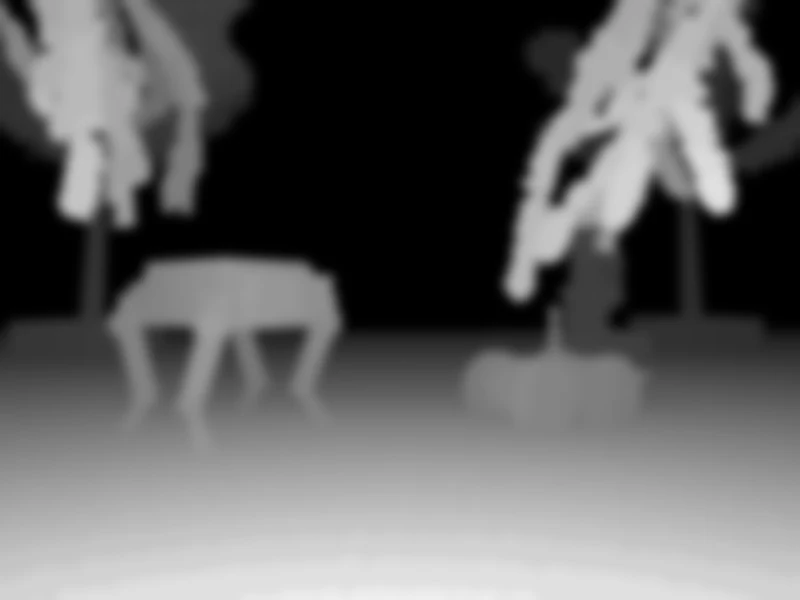
#> input picture assets/scene/hero-depth.webp, 800 x 600 px, given in place of hero-depth.png, which was not available
$ python depth_map.py hero-depth.png assets/scene/hero-depth.webp 800 600 9
#> lines starting #> are read from the running program, lines starting #| are printed output that depends on the picture; pictures that were not available may be replaced by others from this repository, and a replacement may not be noted
"""
Turn a --depth render of terrace.py into the hero's parallax map.

  python3 build/render/depth_map.py hero-depth.png assets/scene/hero-depth.webp 800 600 9
  python3 build/render/depth_map.py hero-m-depth.png assets/scene/hero-m-depth.webp 420 700 7

The render stores pow(1 - (distance - 1) / 39, 1.6). That is turned back into distance and then into disparity
(1 / distance), which is what parallax follows: near things move a lot, far things hardly at all. Near things are
then spread a few pixels over what's behind them and the whole map is softened, so the view bends smoothly with the
cursor instead of tearing at edges. The last argument is how much (in pixels of the render).
"""
import sys
import numpy as np
from PIL import Image, ImageFilter

src, dst, w, h, k = sys.argv[1], sys.argv[2], int(sys.argv[3]), int(sys.argv[4]), int(sys.argv[5])
v = np.asarray(Image.open(src).convert("L")).astype(np.float64) / 255
z = 1 + 39 * (1 - np.power(v, 1 / 1.6))                      # metres
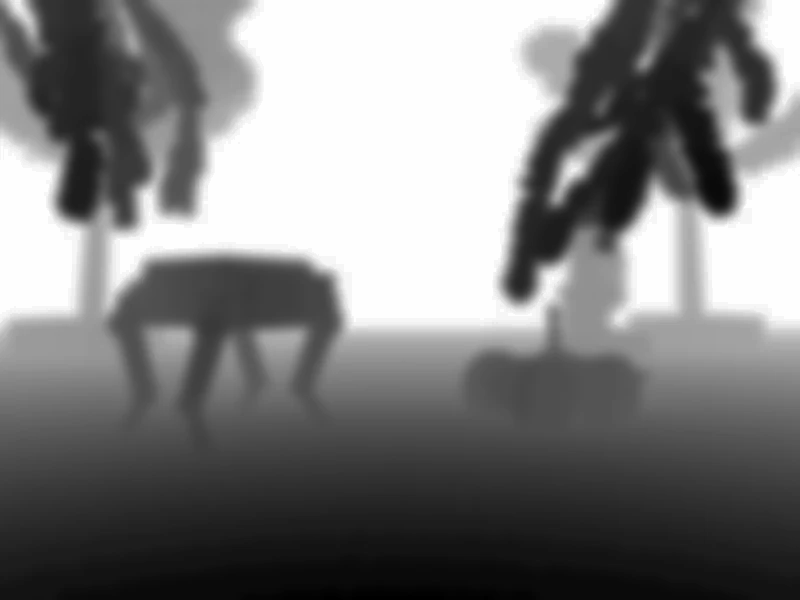
#> z: shape (600, 800) float64; min 2.55, max 40, mean 21.2; drawn with min black and max white
disp = np.clip((1 / z - 1 / 40) / (1 / 1.3 - 1 / 40), 0, 1)  # 1 at 1.3 m, 0 at 40 m and beyond
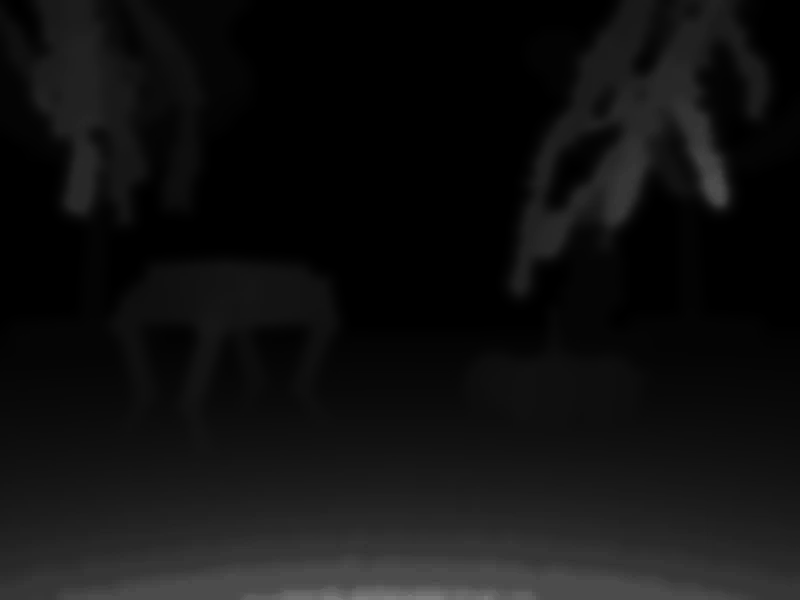
#> disp: shape (600, 800) float64; min 0, max 0.494, mean 0.0679
im = Image.fromarray((disp * 255).round().astype(np.uint8))
im = im.filter(ImageFilter.MaxFilter(k)).filter(ImageFilter.GaussianBlur(k * 0.9)).resize((w, h), Image.LANCZOS)
im.save(dst, quality=88, method=6)
print("saved", dst, im.size)
#| saved assets/scene/hero-depth.webp (800, 600)

$ run again, with assets/scene/amen.webp copied over assets/scene/hero-depth.webp
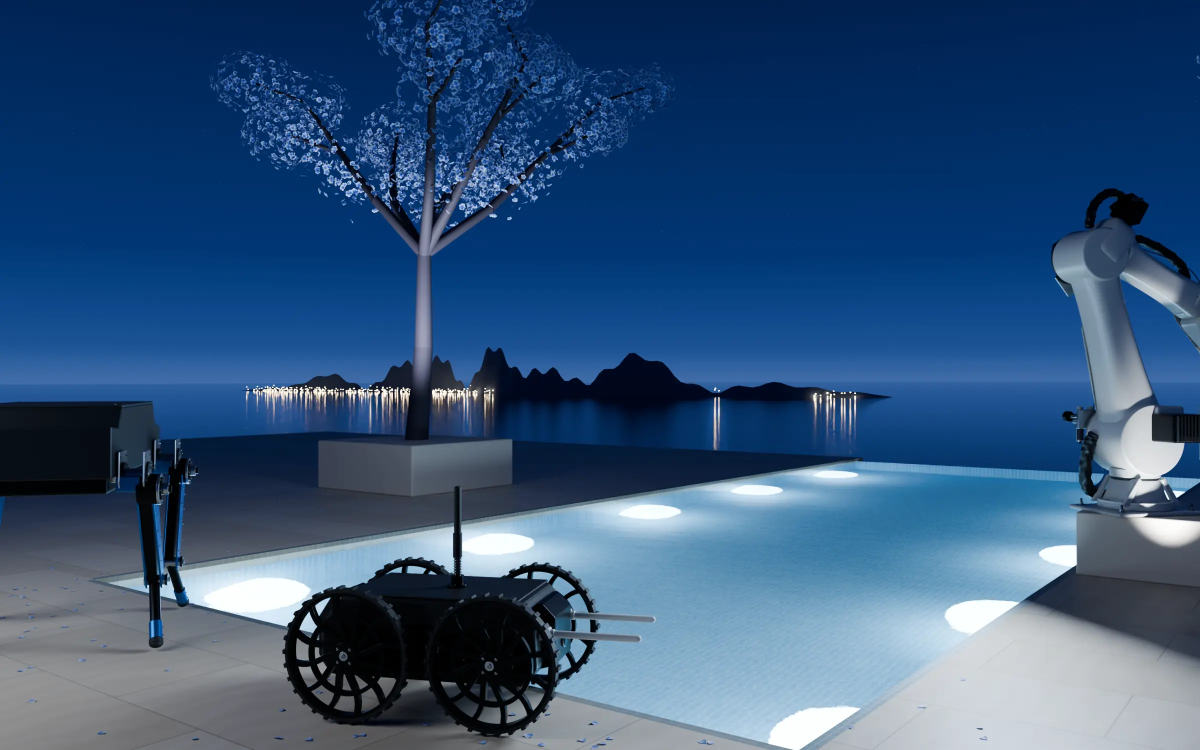
#> input picture assets/scene/amen.webp, 2400 x 1500 px, given in place of hero-depth.png, which was not available (shown at 1/2 size)
#> `disp = np.clip((1 / z - 1 / 40) / (1 / 1.3 - 1 / 40), 0, 1)`:
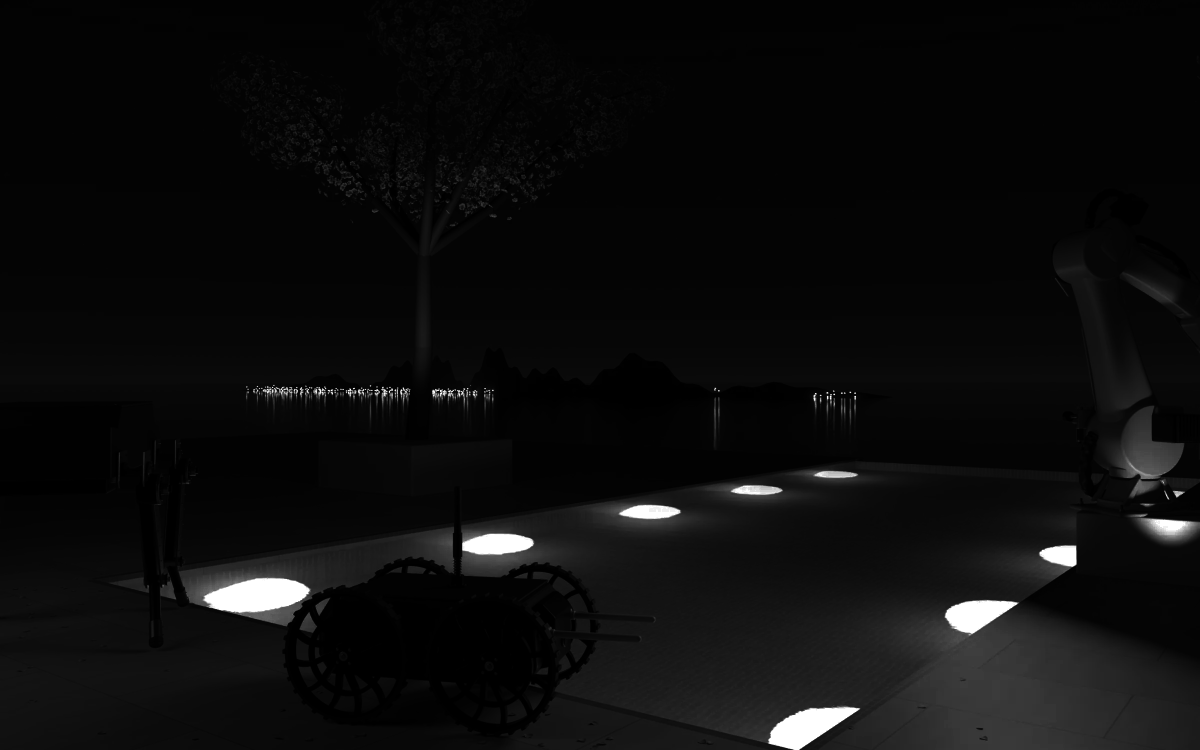
#> disp: shape (1500, 2400) float64 (shown at 1/2 size); min 0, max 1, mean 0.0513
#> `im = im.filter(ImageFilter.MaxFilter(k)).filter(ImageFilter.GaussianBl..`:
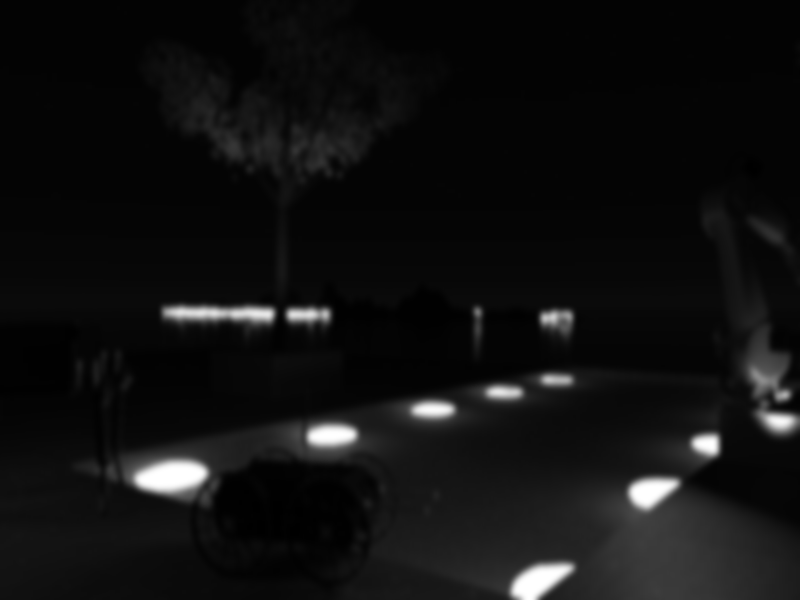
#> im: PIL image 800x600 L; min 0, max 255, mean 16.6
#| saved assets/scene/hero-depth.webp (800, 600)
